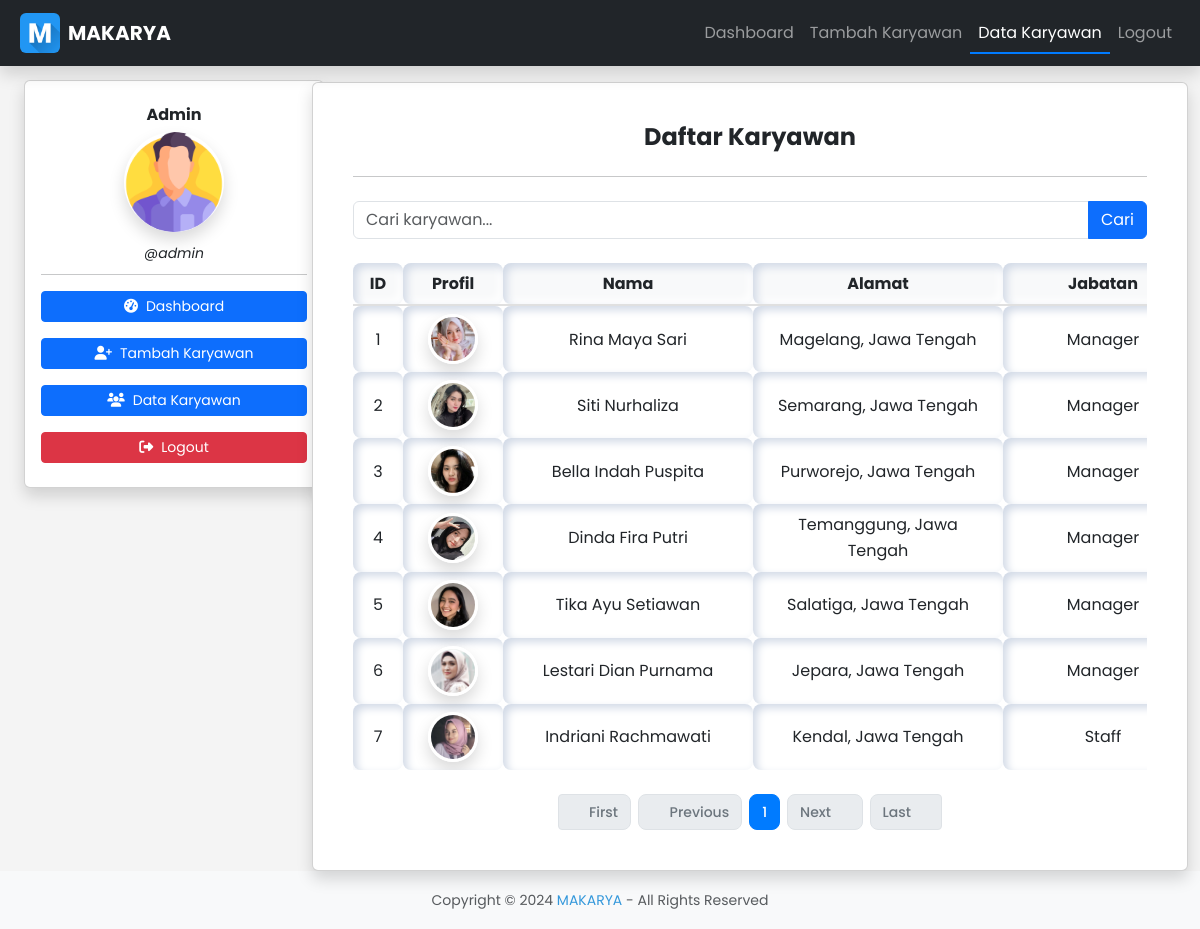
Page /employee_list.php (signed in) on the committed database.
### tables this page shows
CREATE TABLE `employees` (
  `id` int(11) NOT NULL,
  `nama` varchar(255) NOT NULL,
  `alamat` text NOT NULL,
  `jabatan` varchar(100) NOT NULL,
  `phone` varchar(20) NOT NULL,
  `email` varchar(100) NOT NULL,
  `foto` varchar(255) DEFAULT NULL,
  `created_at` timestamp NOT NULL DEFAULT current_timestamp()
);

### employee_list.php (the view, shortened to what this page needs)
<?php
require_once('include/db_connection.php');
$search = isset($_GET['search']) ? $_GET['search'] : '';
$limit = 10;
$page = isset($_GET['page']) ? (int)$_GET['page'] : 1;
$offset = ($page - 1) * $limit;
$sql = "SELECT id, nama, alamat, jabatan, phone, email, foto FROM employees WHERE nama LIKE ? OR alamat LIKE ? LIMIT ? OFFSET ?";
$stmt = $conn->prepare($sql);
$searchTerm = "%$search%";
$stmt->bind_param("ssii", $searchTerm, $searchTerm, $limit, $offset);
$stmt->execute();
$stmt->bind_result($id, $nama, $alamat, $jabatan, $phone, $email, $foto);
$employees = [];
while ($stmt->fetch()) {
    $employees[] = [
        'id' => $id,
        'nama' => $nama,
        'alamat' => $alamat,
        'jabatan' => $jabatan,
        'phone' => $phone,
        'email' => $email,
        'foto' => $foto
    ];
}
$resultCount = $conn->query("SELECT COUNT(*) as total FROM employees");
$total = $resultCount->fetch_assoc()['total'];
$totalPages = ceil($total / $limit);
?>
<?php include('include/header.php'); ?>
<div class="container-fluid">
    <div class="row">
        <div class="col-12 col-md-3">
            <?php include('include/sidebar.php'); ?>
        </div>
        <div class="col-12 col-md-9">
            <div class="card shadow">
                <div class="card-body m-4">
                    <h3 class="card-title text-center fw-bold">Daftar Karyawan</h3>
                    <hr class="my-4">
                    <form method="GET" class="mb-4">
                        <div class="input-group">
                            <input type="text" name="search" class="form-control" value="<?php echo htmlspecialchars($search); ?>" placeholder="Cari karyawan...">
                            <button class="btn btn-primary" type="submit">Cari</button>
                        </div>
                    </form>
                    <div class="table-responsive mb-4" id="employeeTable">
                        <table class="table-neumorphism">
                            <thead class="thead-neumorphism">
                                <tr class="tr-neumorphism">
                                    <th class="th-neumorphism">ID</th>
                                    <th class="th-neumorphism">Profil</th>
                                    <th class="th-neumorphism">Nama</th>
                                    <th class="th-neumorphism">Alamat</th>
                                    <th class="th-neumorphism">Jabatan</th>
                                </tr>
                            </thead>
                            <tbody>
                                <?php foreach ($employees as $employee) : ?>
                                    <tr class="tr-neumorphism">
                                        <td class="td-neumorphism"><?php echo $employee['id']; ?></td>
                                        <td class="td-neumorphism">
                                            <img src="<?php echo !empty($employee['foto']) ? UPLOAD_DIR . htmlspecialchars($employee['foto']) : 'assets/images/oxfam.png'; ?>" alt="Foto Karyawan" class="img-fluid rounded-circle border border-3 border-white shadow" style="width: 50px; height: 50px; object-fit: cover;">
                                        </td>
                                        <td class="td-neumorphism"><?php echo htmlspecialchars($employee['nama']); ?></td>
                                        <td class="td-neumorphism"><?php echo htmlspecialchars($employee['alamat']); ?></td>
                                        <td class="td-neumorphism"><?php echo htmlspecialchars($employee['jabatan']); ?></td>
                                    </tr>
                                <?php endforeach; ?>
                            </tbody>
                        </table>
                    </div>
                    <nav aria-label="Page navigation">
                        <ul class="pagination pagination-sm justify-content-center d-flex flex-wrap gap-2">
                            <li class="page-item <?php echo ($page <= 1) ? 'disabled' : ''; ?>">
                                <a class="page-link" href="?search=<?php echo urlencode($search); ?>&page=1" aria-label="First">
                                    <i class="fa-regular fa-angle-double-left"></i> First
                                </a>
                            </li>
                            <li class="page-item <?php echo ($page <= 1) ? 'disabled' : ''; ?>">
                                <a class="page-link" href="?search=<?php echo urlencode($search); ?>&page=<?php echo $page - 1; ?>" aria-label="Previous">
                                    <i class="fa-regular fa-angle-left"></i> Previous
                                </a>
                            </li>
                            <?php for ($i = 1; $i <= $totalPages; $i++): ?>
                                <li class="page-item <?php echo ($i == $page) ? 'active' : ''; ?>">
                                    <a class="page-link" href="?search=<?php echo urlencode($search); ?>&page=<?php echo $i; ?>"><?php echo $i; ?></a>
                                </li>
                            <?php endfor; ?>
                            <li class="page-item <?php echo ($page >= $totalPages) ? 'disabled' : ''; ?>">
                                <a class="page-link" href="?search=<?php echo urlencode($search); ?>&page=<?php echo $page + 1; ?>" aria-label="Next">
                                    Next <i class="fa-regular fa-angle-right"></i>
                                </a>
                            </li>
                            <li class="page-item <?php echo ($page >= $totalPages) ? 'disabled' : ''; ?>">
                                <a class="page-link" href="?search=<?php echo urlencode($search); ?>&page=<?php echo $totalPages; ?>" aria-label="Last">
                                    Last <i class="fa-regular fa-angle-double-right"></i>
                                </a>
                            </li>
                        </ul>
                    </nav>
                </div>
            </div>
        </div>
    </div>
</div>
<?php include('include/footer.php'); ?>

### assets/css/main.css (style rules this page uses)
* { margin: 0; padding: 0; box-sizing: border-box; }
html { font-size: 16px; scroll-behavior: smooth; }
body { font-family: 'Poppins', sans-serif !important; line-height: 1.6; color: #333; background-color: #f4f4f4; margin: 0; padding: 0; }
a { color: #3498db; text-decoration: none; transition: color 0.3s; }
h1, h2, h3, h4, h5, h6 { font-weight: bold; color: #444; }
h3 { font-size: 1.5rem; }
.table-neumorphism { width: 100% !important; border-collapse: collapse !important; overflow-x: auto !important; border-radius: 10px !important; box-shadow: 8px 8px 15px #d1d9e6, -8px -8px 15px #ffffff !important; }
.thead-neumorphism { background-color: #f8f9fa !important; border-bottom: 2px solid #e0e0e0 !important; }
.tr-neumorphism { transition: background-color 0.2s !important; }
.th-neumorphism, .td-neumorphism { padding: 0.5rem 1rem !important; text-align: center !important; box-shadow: inset 4px 4px 8px #d1d9e6, inset -4px -4px 8px #ffffff !important; border-radius: 8px !important; border: none !important; }
.th-neumorphism { min-width: 50px; }
.th-neumorphism:nth-child(1) { min-width: 50px !important; }
.th-neumorphism:nth-child(2) { min-width: 100px !important; }
.th-neumorphism:nth-child(3) { min-width: 250px !important; }
.th-neumorphism:nth-child(4) { min-width: 250px !important; }
.th-neumorphism:nth-child(5) { min-width: 200px !important; }
.td-neumorphism { flex: 1 !important; min-width: 50px !important; }
.pagination { margin: 0; font-size: 0.75rem; }
.page-item { border-radius: 0.5rem; }
.page-link { padding: 0.375rem 0.75rem; border: 1px solid #dee2e6; border-radius: 0.5rem; color: #007bff; text-decoration: none; font-weight: 500; }
.page-item.active .page-link { background-color: #007bff; border-color: #007bff; color: #fff; }
.page-item.disabled .page-link { color: #6c757d; pointer-events: none; background-color: #e9ecef; border-color: #dee2e6; }
.page-link i { margin-right: 0.25rem; }

### rows in the picture
employees: id "1", foto (picture), nama "Rina Maya Sari", alamat "Magelang, Jawa Tengah", jabatan "Manager"
employees: id "2", foto (picture), nama "Siti Nurhaliza", alamat "Semarang, Jawa Tengah", jabatan "Manager"
employees: id "3", foto (picture), nama "Bella Indah Puspita", alamat "Purworejo, Jawa Tengah", jabatan "Manager"
employees: id "4", foto (picture), nama "Dinda Fira Putri", alamat "Temanggung, Jawa Tengah", jabatan "Manager"
employees: id "5", foto (picture), nama "Tika Ayu Setiawan", alamat "Salatiga, Jawa Tengah", jabatan "Manager"
employees: id "6", foto (picture), nama "Lestari Dian Purnama", alamat "Jepara, Jawa Tengah", jabatan "Manager"
employees: id "7", foto (picture), nama "Indriani Rachmawati", alamat "Kendal, Jawa Tengah", jabatan "Staff"

### other values in the picture
$siteTitle "MAKARYA"
$_SESSION['full_name'] "Admin"
$_SESSION['username'] "admin"
